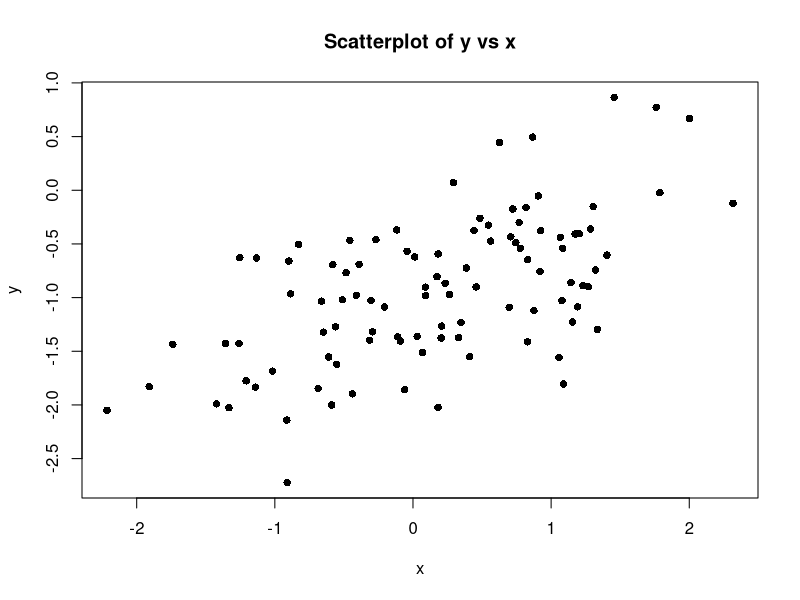
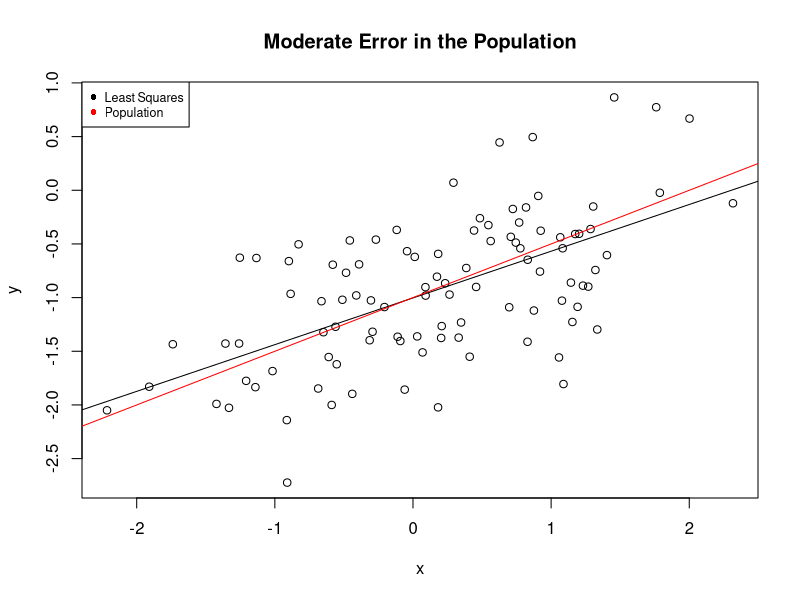
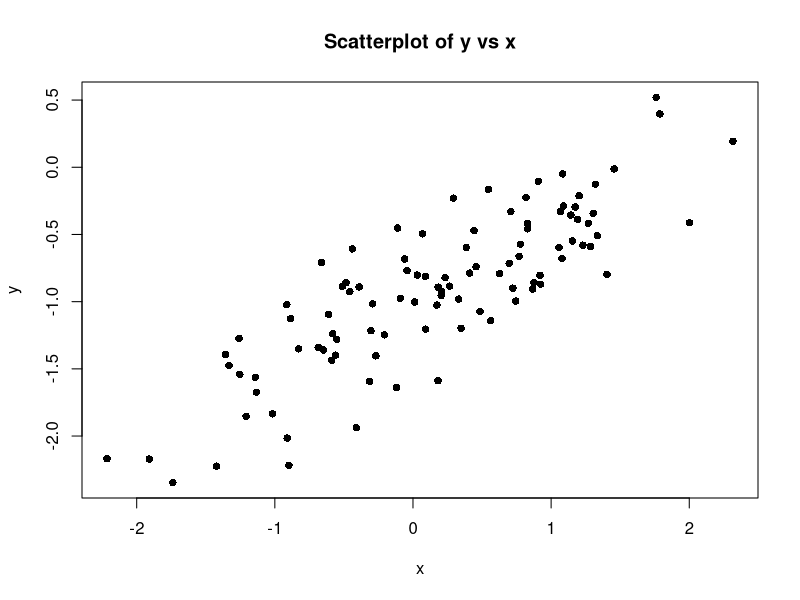
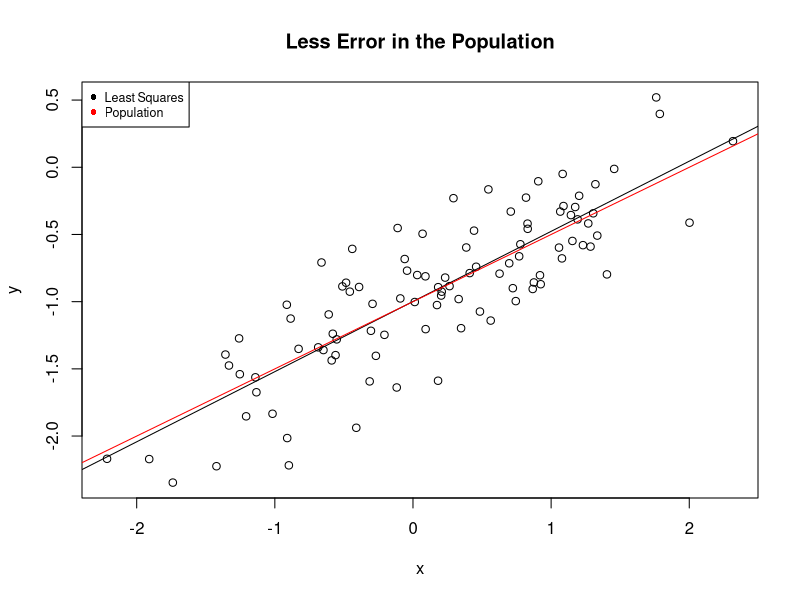
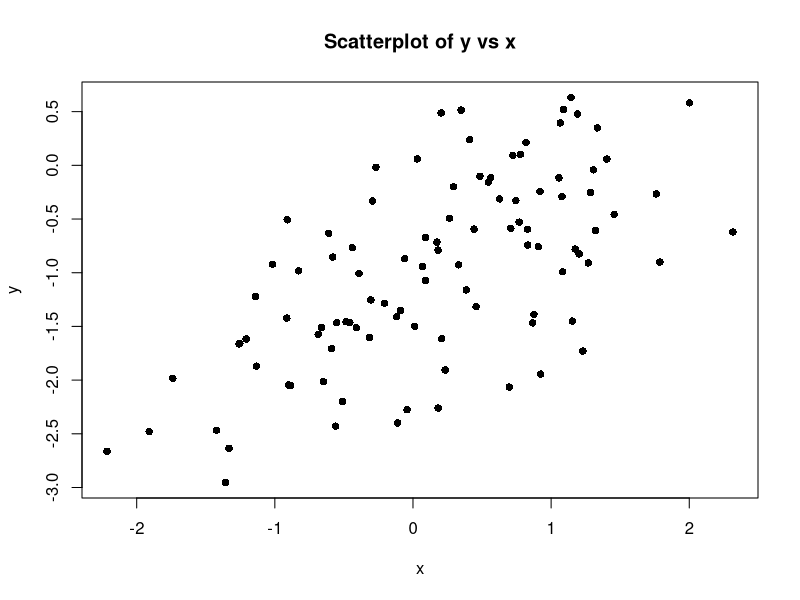
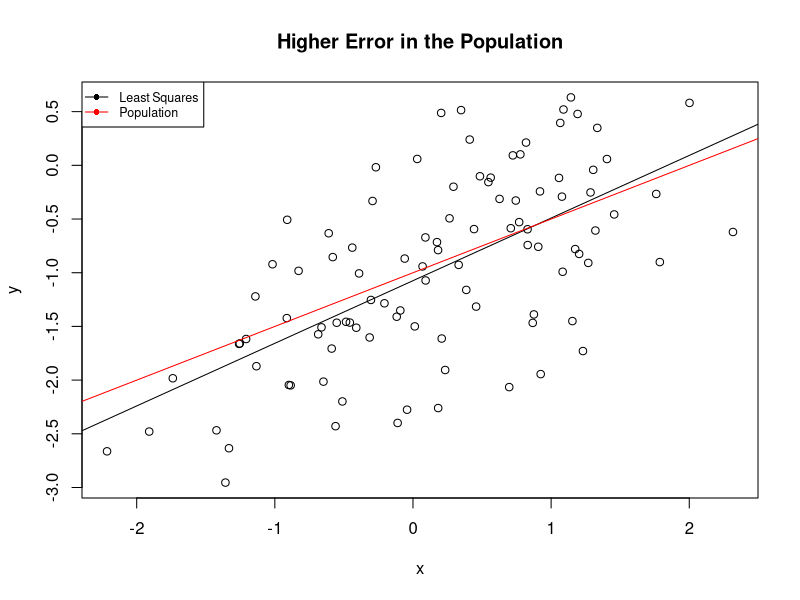
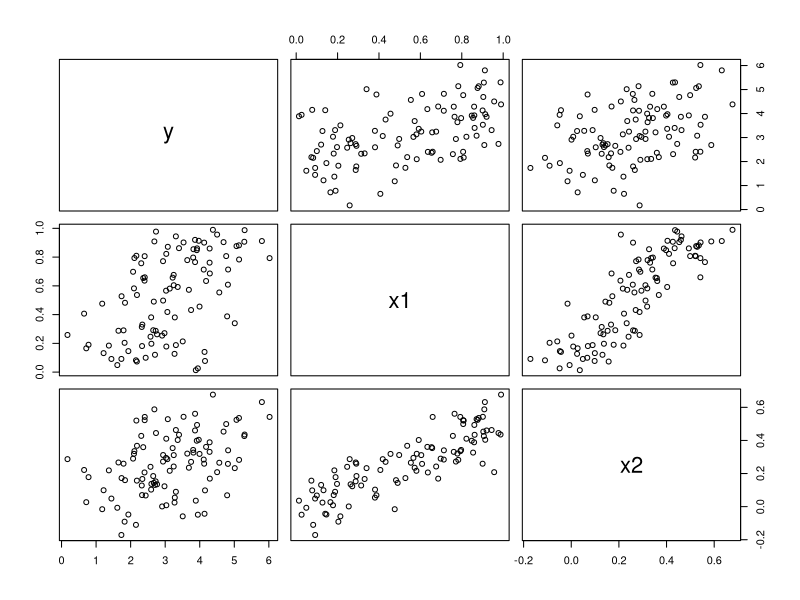
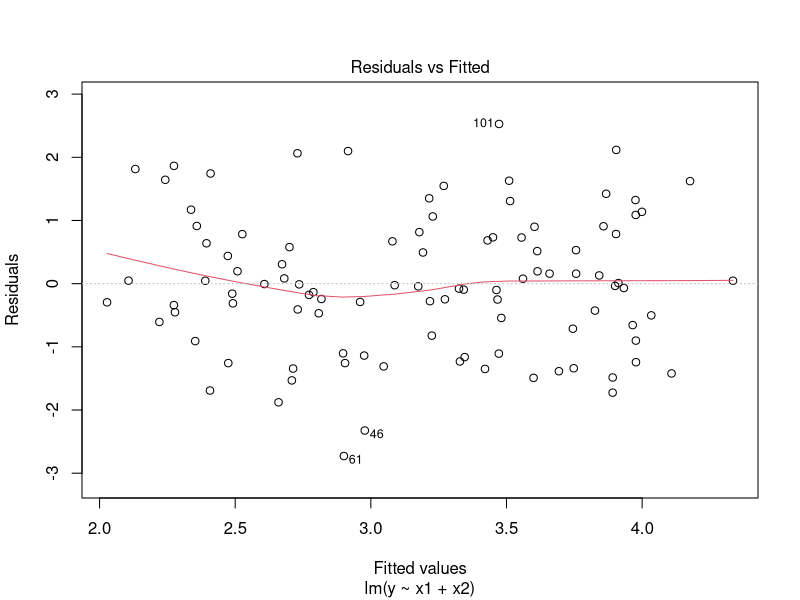

Source code (R) for these figures, in order:
rm(list=ls())

########################
####  Question 1  ######
########################

set.seed(5072)
x <- rnorm(100,mean = 0, sd = 1)
eps <- rnorm(100, mean= 0, sqrt(0.25))
y <- -1 + 0.5*x + eps

length(y)

#B_0 = -1.0 and B_1 = 0.50 from the population function

plot(x,y, pch=16, xlab = 'x', ylab='y', main='Scatterplot of y vs x')

#There is a positive relationship between x and y.
#There is a small degree of linearity within this graph. The points
#obviously create a positive trend; however, there is a larger variance
#between any two points (which is made obvious with the plotted population line).

lm.fit <- lm(y~x)
summary(lm.fit)

#Beta_0^ is -1.00298 and Beta_1^ is 0.43523. 
#Beta_0 is slightly more than Beta_0^, while Beta_1 is slightly
#more than Beta_1^; however, they are still relatively close together.

plot(x,y, xlab = 'x', ylab = 'y', main = 'Moderate Error in the Population', legend = TRUE)
abline(lm.fit, pch=16, col='black')
abline(-1, 0.5, pch=16, col='red')
legend('topleft', legend = c("Least Squares", "Population"), col=c('black', 'red'), cex=.75, pch=16)

lm.fit.poly <- lm(y~x+poly(x,2))
summary(lm.fit.poly)

anova(lm.fit.poly)
#The polynomial regression is worse because the
#p-value is higher for the x^2.

#####################################################################

epsless <- rnorm(100, mean= 0, sqrt(0.10))
yless <- -1 + 0.5*x + epsless

length(yless)

#B_0 = -1.0 and B_1 = 0.50 from the population function

plot(x,yless, pch=16, xlab = 'x', ylab='y', main='Scatterplot of y vs x')

#There is a positive relationship between x and y.
#There is a larger degree of linearity within this plot. The points appear
#to create a "thick" line, and the lower variance between any two points is
#also made more obvious.

lm.fitless <- lm(yless~x)
summary(lm.fitless)

#Beta_0^ is -0.99869 and Beta_1^ is 0.52200. 
#Beta_0 is slightly less than Beta_0^, while Beta_1 is slightly
#less than Beta_1^; however, they are still relatively close together.

plot(x,yless, xlab = 'x', ylab = 'y', main = 'Less Error in the Population', legend = TRUE)
abline(lm.fitless, pch=16, col='black')
abline(-1, 0.5, pch=16, col='red')
legend('topleft', legend = c("Least Squares", "Population"), col=c('black', 'red'), cex=.75, pch=16)

lm.fit.polyless <- lm(yless~x+poly(x,2))
summary(lm.fit.polyless)

anova(lm.fit.polyless)
#The p-value for the quadratic term is too large for a polynomial model
#to be any better than just the linear model.

#######################################################################

epsmore <- rnorm(100, mean= 0, sqrt(0.50))
ymore <- -1 + 0.5*x + epsmore

length(ymore)

#B_0 = -1.0 and B_1 = 0.50 from the population function

plot(x,ymore, pch=16, xlab = 'x', ylab='y', main='Scatterplot of y vs x')

#There is a positive relationship between x and y.
#There is a slight degree of linearity in this scatterplot. The points 
#are further apart; however, there is still a obvious few that there is a
#positive relationship between x and y.

lm.fitmore <- lm(ymore~x)
summary(lm.fitmore)

#Beta_0^ is -1.07399 and Beta_1^ is 0.58320. 
#Beta_0 is more than Beta_0^, while Beta_1 is
#larger than Beta_1^. This variance allows for the largest difference 
#between these two values.

plot(x,ymore, xlab = 'x', ylab = 'y', main = 'Higher Error in the Population', legend = TRUE)
abline(lm.fitmore, pch=16, col='black')
abline(-1, 0.5, pch=16, col='red')
legend('topleft', legend = c("Least Squares", "Population"), col=c('black', 'red'), cex=.75, pch=16, lty=1)

lm.fit.polymore <- lm(ymore~x+poly(x,2))
summary(lm.fit.polymore)

anova(lm.fit.polymore)
#The p-value for the quadratic term is too large for the polynomial model
#to be any better than just the linear model.

print('For originial data set: ')
confint(lm.fit, level=.95)
print('For the noiser data set: ')
confint(lm.fitmore, level=.95)
print('For the less noisy data set: ')
confint(lm.fitless, level=.95)
#The less noisy the data set, the smaller the confidence interval; while,
#the more noisy the data set, the larger the condidence interval. The makes
#sense with the amount of variance within each model - more variance, implies
#larger confidence interval.

######################
####  Question 2  ####
######################

set.seed(5072)
x1 <- runif(100)
x2 <- 0.5*x1 + rnorm(100)/10
y <- 2 + 2*x1 + 0.3*x2 + rnorm(100)

#beta_0 = 2, beta_1 = 2, beta_2 = 0.3

cor(y,x1, method='pearson')
cor(y,x2, method='pearson')
cor(x1,x2)

pairs(~y + x1 + x2)

#Between any two variables there is a positive correlation; however,
#each pair has a differing degree of linearity. There is less variability
#and a stronger degree of linearity between x1 and x2, while this is not
#necessarily true when comparing x1,x2 to y.

lm.fit.both <- lm(y~x1+x2)
lm.fit.both

#beta^_0 = 2.0409, beta^_1 = 2.3410, beta^_2 = -0.4962

anova(lm.fit.both)

#beta^_1 has a p-value of less than 0.05; therefore, it is statistically significant.
#beta^_2 has a large p-value and is therefore, not statistically significant.

#If beta_1 =0, we would reject the null hypothesis because the value of beta_1
#is statistically significant. If beta_2=0, we would not reject the null hypothesis
#(accept it) because beta_2 is not statistically significant.

lm.fit.justx1 <- lm(y~x1)
lm.fit.justx1

anova(lm.fit.justx1)
#We would reject the null hypothesis because the p-value of beta^_1 forces
#beta^_1 to be statistically significant.

lm.fit.justx2 <- lm(y ~ x2)
lm.fit.justx2

anova(lm.fit.justx2)
#We would reject the null hypothesis because beta^_2 is statistically significant.

#Basing just the model on x1 or x2 forces each value to be statistically
#significant; however, in the overall model, beta^_2 is not statistically significant.

#########################################################################

x1 <- c(x1, 0.1)
x2 <- c(x2, 0.8)
y <- c(y, 6)

lm.fit.bothnew <- lm(y~x1+x2)
lm.fit.bothnew

#beta^_0 = 2.173, beta^_1 = 1.173, beta^_2 = 1.478

anova(lm.fit.both)

lm.fit.justx1 <- lm(y~x1)
lm.fit.justx1

anova(lm.fit.justx1)
#We would reject the null hypothesis because the p-value of beta^_1 forces
#beta^_1 to be statistically significant.

lm.fit.justx2 <- lm(y ~ x2)
lm.fit.justx2

anova(lm.fit.justx2)

#By adding this 101th value, we still have similar results. In the lm.fit.both model,
#beta^_2 is not statistically significant, but in each "partial" model, the beta value is
#statistically significant.

plot(lm.fit.bothnew)
par(mfrow=c(2,2))
#Based on this plot, we see that point 101 is an outlier, as well as a high-leverage point.

#########################
####  Question 3  #######
#########################

library(MASS)
set.seed(5072)

names <- rep(1:14)
fstat <- rep(1:14)
pvalue <- rep(1:14)
betahat <- rep(1:14)
lm.fit.coef <- rep(1:14)
for(i in 1:14){
  lm.fit <- lm(Boston$crim~Boston[,i])
  #print(coef(summary(lm.fit))[2,4])
  lmsummary <- summary(lm.fit)
  lmanova <- anova(lm.fit)
  lmcoef <- coef(lm.fit)
  names[i] <- names(Boston)[i]
  fstat[i] <- lmsummary$fstatistic[1]
  pvalue[i] <- lmanova$'Pr(>F)'[1]
  betahat[i] <- lmcoef[2]
}
data <- data.frame(names, fstat, pvalue, betahat)[-1,]
data

#All the variables are statistically significant, except the chas-variable
#with a p-value of approximately 0.209.

par(mfrow=c(3,4))
for(i in 2:14){
  if(i != 4){
    plot(Boston[,i], Boston$crim, main=colnames(Boston[i]), xlab='x')
    abline(lm(Boston$crim~Boston[,i]), col='red')
  }
}
par(mfrow=c(1,1))

lm.fit.all <- lm(crim~., data=Boston)
lm.fit.all
summary(lm.fit.all)
for(i in 1:14){
  if(coef(summary(lm.fit.all))[i,4] < 0.05){
    print(colnames(Boston[i]))
  }
}

plot(data$betahat, lm.fit.all$coefficients[-1], xlab = 'Simple', ylab='Multiple')
abline(0,0, col='red', lty=3)
abline(NULL, NULL, v=0, col='red', lty=3)

#For the most part, whether or not one uses the simple or
#multiple regression model does not necessarily matter.
#The results appear the same for either method; however, it
#does look like more points are closer to the vertical zero line
#for the simple regression - allowing for the simple regression
#model to be the more accurate choice.
names <- rep(1:14)
fstat <- rep(1:14)
pvalue <- rep(1:14)
for(i in 1:14){
  if(i != 4){
    lm.fit <- lm(Boston$crim~Boston[,i]+poly(Boston[,i], 3, raw=TRUE))
    print(lm.fit)
    print(colnames(Boston[i]))
    lmsummary <- summary(lm.fit)
    lmanova <- anova(lm.fit)
    names[i] <- names(Boston)[i]
    fstat[i] <- (anova(lm.fit))$'F value'[2]
    pvalue[i] <- lmanova$'Pr(>F)'[2]
  }
}
name = names[-4]
fstat = fstat[-4]
pvalue = pvalue[-4]
data <- data.frame(name, fstat, pvalue)[-1,]
data[order(data$pvalue),]

#We would reject the null hypothesis for the following:
  #medv, dis, nox, indus, age, tax, ptratio, rm, zn, rad, lstat
#From the other model, we would reject the null for the following:
  #zn, dis, rad, black, medv
#So we would reject the null for medv, zn, dis, and rad using both models.
